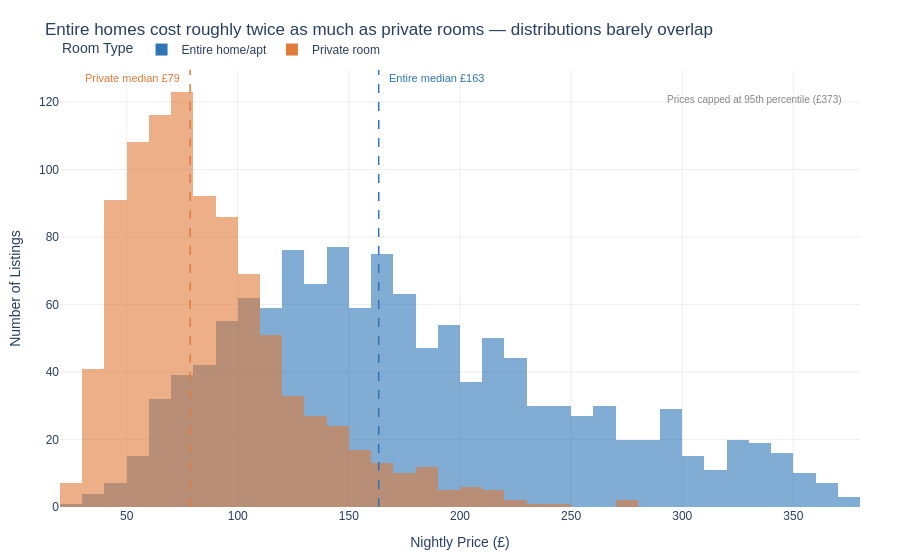

The notebook cell saved with this chart:
### Markdown cell above
## Task 1 — Histogram: price by room type (overlapping distributions)

**What to build:** A histogram showing price distributions for **Entire home/apt vs Private room** (exclude Shared room — too few observations) overlaid on the same chart.

**Requirements:**
- Both room types on the same chart (use `color='room_type'`)
- `barmode='overlay'` with `opacity=0.6` so both distributions are visible
- A vertical line for the median of EACH room type, differently coloured
- Insight title comparing the two distributions

> 💡 `df_cap[df_cap['room_type'].isin(['Entire home/apt','Private room'])]`

### Code cell
# Task 1
# YOUR CODE HERE
# ── Data prep ─────────────────────────────────────────────────────────────────
df_two = df_cap.loc[df_cap['room_type'].isin(['Entire home/apt', 'Private room'])].copy()

# Medians for reference lines
med_entire  = df_two.loc[df_two['room_type'] == 'Entire home/apt']['price'].median()
med_private = df_two.loc[df_two['room_type'] == 'Private room']['price'].median()

# Colour palette: categorical — two groups, CVD-safe blue/orange
palette = {'Entire home/apt': '#2E75B6', 'Private room': '#E07B39'}

# ── Step 1: Plotly Express base chart ─────────────────────────────────────────
fig = px.histogram(
    df_two,
    x='price',
    color='room_type',
    barmode='overlay',
    nbins=60,
    opacity=0.6,                                # overlay opacity set in px
    color_discrete_map=palette,
    labels={'price': 'Nightly Price (£)', 'room_type': 'Room Type'},
    title='Entire homes cost roughly twice as much as private rooms — distributions barely overlap',
)

# ── Step 2: Graph Objects customisation ───────────────────────────────────────
# Median reference line — Entire home
fig.add_vline(
    x=med_entire, line_dash='dash', line_color='#2E75B6', line_width=1.5,
    annotation=dict(
        text=f'Entire median £{med_entire:.0f}',
        font=dict(color='#2E75B6', size=11),
        xanchor='left', yanchor='top', xshift=8,   # 8px buffer to the right of line
    ),
)

# Median reference line — Private room
fig.add_vline(
    x=med_private, line_dash='dash', line_color='#E07B39', line_width=1.5,
    annotation=dict(
        text=f'Private median £{med_private:.0f}',
        font=dict(color='#E07B39', size=11),
        xanchor='right', yanchor='top', xshift=-8,  # 8px buffer to the left of line
    ),
)

# Outlier cap annotation
fig.add_annotation(
    xref='paper', yref='paper', x=0.98, y=0.95,
    text=f'Prices capped at 95th percentile (£{p95:.0f})',
    showarrow=False,
    font=dict(size=10, color='#888888'),
    align='right',
)

fig.update_layout(
    plot_bgcolor='white',
    paper_bgcolor='white',
    font=dict(family='Arial', size=12),
    legend=dict(title='Room Type', orientation='h', y=1.08),
    margin=dict(l=60, r=40, t=70, b=40),
)
fig.update_xaxes(gridcolor='#EEEEEE')
fig.update_yaxes(gridcolor='#EEEEEE', title='Number of Listings')

fig.show()

### Figure 1 — Plotly figure (JSON) as saved in the notebook; plotly's stock layout.template omitted (floating-point values rounded to 4 significant figures; data arrays with more than 128 entries replaced by an {"elided": "..."} marker saying what was removed)
{"data": [{"bingroup": "x", "hovertemplate": "Room Type=Entire home/apt<br>Nightly Price (£)=%{x}<br>count=%{y}<extra></extra>", "legendgroup": "Entire home/apt", "marker": {"color": "#2E75B6", "opacity": 0.6, "pattern": {"shape": ""}}, "name": "Entire home/apt", "nbinsx": 60, "orientation": "v", "showlegend": true, "type": "histogram", "x": {"elided": "1251 float values"}, "xaxis": "x", "yaxis": "y"}, {"bingroup": "x", "hovertemplate": "Room Type=Private room<br>Nightly Price (£)=%{x}<br>count=%{y}<extra></extra>", "legendgroup": "Private room", "marker": {"color": "#E07B39", "opacity": 0.6, "pattern": {"shape": ""}}, "name": "Private room", "nbinsx": 60, "orientation": "v", "showlegend": true, "type": "histogram", "x": {"elided": "942 float values"}, "xaxis": "x", "yaxis": "y"}], "layout": {"annotations": [{"font": {"color": "#2E75B6", "size": 11}, "showarrow": false, "text": "Entire median £163", "x": 163.4, "xanchor": "left", "xref": "x", "xshift": 8, "y": 1, "yanchor": "top", "yref": "y domain"}, {"font": {"color": "#E07B39", "size": 11}, "showarrow": false, "text": "Private median £79", "x": 78.57, "xanchor": "right", "xref": "x", "xshift": -8, "y": 1, "yanchor": "top", "yref": "y domain"}, {"align": "right", "font": {"color": "#888888", "size": 10}, "showarrow": false, "text": "Prices capped at 95th percentile (£373)", "x": 0.98, "xref": "paper", "y": 0.95, "yref": "paper"}], "barmode": "overlay", "font": {"family": "Arial", "size": 12}, "legend": {"orientation": "h", "title": {"text": "Room Type"}, "tracegroupgap": 0, "y": 1.08}, "margin": {"b": 40, "l": 60, "r": 40, "t": 70}, "paper_bgcolor": "white", "plot_bgcolor": "white", "shapes": [{"line": {"color": "#2E75B6", "dash": "dash", "width": 1.5}, "type": "line", "x0": 163.4, "x1": 163.4, "xref": "x", "y0": 0, "y1": 1, "yref": "y domain"}, {"line": {"color": "#E07B39", "dash": "dash", "width": 1.5}, "type": "line", "x0": 78.57, "x1": 78.57, "xref": "x", "y0": 0, "y1": 1, "yref": "y domain"}], "title": {"text": "Entire homes cost roughly twice as much as private rooms — distributions barely overlap"}, "xaxis": {"anchor": "y", "domain": [0, 1], "gridcolor": "#EEEEEE", "title": {"text": "Nightly Price (£)"}}, "yaxis": {"anchor": "x", "domain": [0, 1], "gridcolor": "#EEEEEE", "title": {"text": "Number of Listings"}}}}
